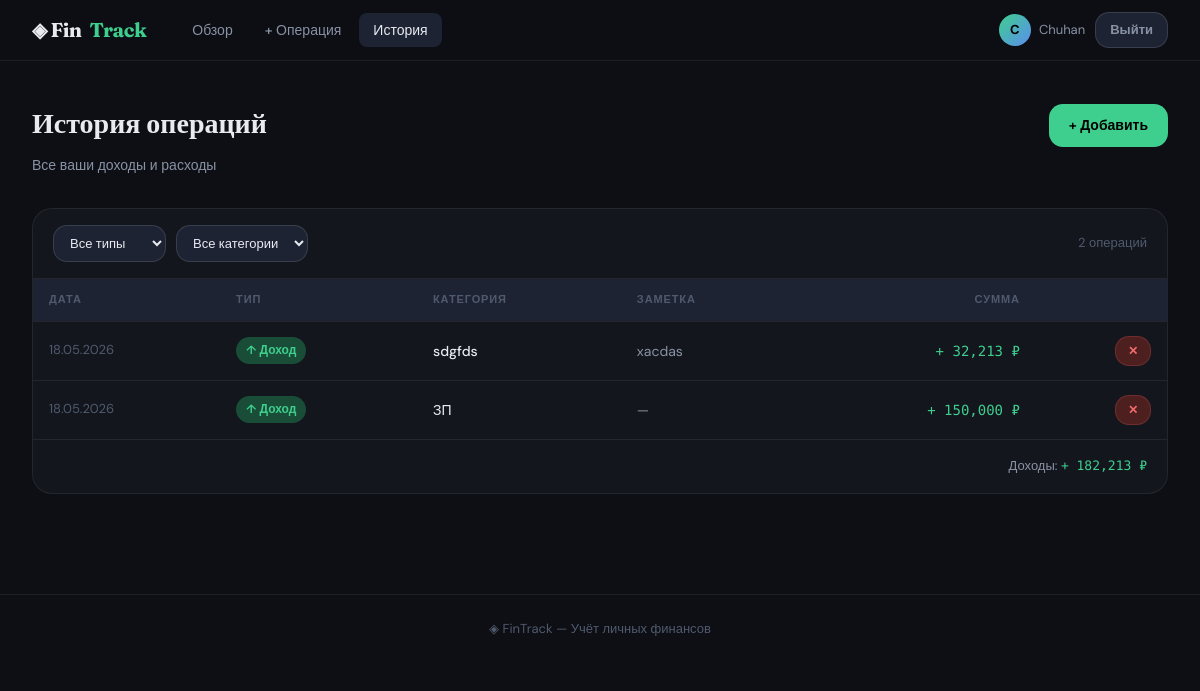
Screenshot of /history (signed in) with the database file from the repository.
### models.py (models this page shows, shortened)
class User(UserMixin, db.Model):
    __tablename__ = 'users'
    id         = db.Column(db.Integer, primary_key=True)
    name       = db.Column(db.String(100), nullable=False)
    email      = db.Column(db.String(150), unique=True, nullable=False)
    password   = db.Column(db.String(256), nullable=False)
    created_at = db.Column(db.Date, default=date.today)
    transactions = db.relationship('Transaction', backref='user', lazy=True, cascade='all, delete-orphan')

class Transaction(db.Model):
    __tablename__ = 'transactions'
    id       = db.Column(db.Integer, primary_key=True)
    user_id  = db.Column(db.Integer, db.ForeignKey('users.id'), nullable=False)
    type     = db.Column(db.String(10), nullable=False)   # 'income' | 'expense'
    category = db.Column(db.String(100), nullable=False)
    amount   = db.Column(db.Float, nullable=False)
    note     = db.Column(db.String(300), default='')
    date     = db.Column(db.Date, default=date.today, nullable=False)
    @property
    def type_label(self):
        return 'Доход' if self.type == 'income' else 'Расход'

### app.py (the view)
@app.route('/history')
@login_required
def history():
    q     = Transaction.query.filter_by(user_id=current_user.id)
    ftype = request.args.get('type', '')
    fcat  = request.args.get('category', '')
    if ftype in ('income', 'expense'):
        q = q.filter_by(type=ftype)
    if fcat:
        q = q.filter_by(category=fcat)
    transactions = q.order_by(Transaction.date.desc(), Transaction.id.desc()).all()
    categories = sorted({t.category for t in Transaction.query.filter_by(user_id=current_user.id).all() if t.category})
    return render_template('history.html', transactions=transactions, categories=categories, ftype=ftype, fcat=fcat)

### app.py (called while the page is built)
@login_manager.user_loader
def load_user(user_id):
    return User.query.get(int(user_id))

### templates/history.html (shortened to what this page needs)
{% extends 'base.html' %}
{% block content %}
<div class="container">
  <div style="display:flex;align-items:center;justify-content:space-between;margin-bottom:4px">
    <div class="page-title">История операций</div>
    <a href="{{ url_for('add_transaction') }}" class="btn btn-primary">+ Добавить</a>
  </div>
  <div class="page-sub">Все ваши доходы и расходы</div>
  <div class="table-wrap">
    <form class="table-filters" method="GET">
      <select class="filter-select" name="type" onchange="this.form.submit()">
        <option value="" {% if not ftype %}selected{% endif %}>Все типы</option>
      </select>
      <select class="filter-select" name="category" onchange="this.form.submit()">
        <option value="" {% if not fcat %}selected{% endif %}>Все категории</option>
      </select>
      <span style="margin-left:auto;font-size:13px;color:var(--text3)">
        {{ transactions|length }} операций
      </span>
    </form>
    {% if transactions %}
    <table>
      <thead>
        <tr>
          <th>Дата</th>
          <th>Тип</th>
          <th>Категория</th>
          <th>Заметка</th>
          <th style="text-align:right">Сумма</th>
          <th></th>
        </tr>
      </thead>
      <tbody>
        {% for tx in transactions %}
        <tr>
          <td style="color:var(--text3);font-size:13px;white-space:nowrap">
            {{ tx.date.strftime('%d.%m.%Y') }}
          </td>
          <td>
            <span class="badge {{ tx.type }}">
              {{ '↑' if tx.type == 'income' else '↓' }} {{ tx.type_label }}
            </span>
          </td>
          <td style="font-weight:500">{{ tx.category }}</td>
          <td style="color:var(--text2);max-width:200px;overflow:hidden;text-overflow:ellipsis;white-space:nowrap">
            {{ tx.note or '—' }}
          </td>
          <td style="text-align:right">
            <span class="amount-cell {{ tx.type }}">
              {{ '+' if tx.type == 'income' else '−' }} {{ '{:,.0f}'.format(tx.amount) }} ₽
            </span>
          </td>
          <td style="text-align:right">
            <form method="POST" action="{{ url_for('delete_transaction', tx_id=tx.id) }}"
              onsubmit="return confirm('Удалить операцию?')">
              <button type="submit" class="btn btn-danger">✕</button>
            </form>
          </td>
        </tr>
        {% endfor %}
      </tbody>
    </table>
    {% set shown_income  = transactions | selectattr('type','eq','income')  | map(attribute='amount') | sum %}
    {% set shown_expense = transactions | selectattr('type','eq','expense') | map(attribute='amount') | sum %}
    <div style="padding:16px 20px;border-top:1px solid var(--border);display:flex;gap:24px;justify-content:flex-end">
      {% if shown_income %}
      <span style="font-size:13px;color:var(--text2)">
        Доходы: <span style="color:var(--green);font-family:var(--mono)">+ {{ '{:,.0f}'.format(shown_income) }} ₽</span>
      </span>
      {% endif %}
    </div>
    {% else %}
    <div class="empty-state">
      <div class="empty-state-icon">📋</div>
      <p>Операций нет{% if ftype or fcat %} с такими фильтрами{% endif %}</p>
      <a href="{{ url_for('add_transaction') }}" class="btn btn-primary">Добавить операцию</a>
    </div>
    {% endif %}
  </div>
</div>
{% endblock %}

### templates/base.html (shortened to what this page needs)
<!DOCTYPE html>
<html lang="ru">
<head>
  <link rel="stylesheet" href="{{ url_for('static', filename='style.css') }}">
</head>
<body>
{% if current_user.is_authenticated %}
<nav class="navbar">
  <div class="navbar-inner">
    <a href="{{ url_for('dashboard') }}" class="navbar-logo">
      ◈ Fin<span>Track</span>
    </a>
    <div class="navbar-links">
      <a href="{{ url_for('dashboard') }}" class="{% if request.endpoint == 'dashboard' %}active{% endif %}">Обзор</a>
      <a href="{{ url_for('add_transaction') }}" class="{% if request.endpoint == 'add_transaction' %}active{% endif %}">+ Операция</a>
      <a href="{{ url_for('history') }}" class="{% if request.endpoint == 'history' %}active{% endif %}">История</a>
    </div>
    <div class="navbar-right">
      <div class="navbar-user">
        <div class="navbar-avatar">{{ current_user.name[0].upper() }}</div>
        {{ current_user.name }}
      </div>
      <a href="{{ url_for('logout') }}" class="btn btn-ghost btn-sm">Выйти</a>
    </div>
  </div>
</nav>
{% endif %}
{% block content %}{% endblock %}
<footer class="footer">
  ◈ FinTrack — Учёт личных финансов
</footer>
</body>
</html>

### static/style.css (style rules this page uses)
:root { --bg: #0d0f14; --bg2: #13161d; --bg3: #1a1e28; --surface: #1e2333; --surface2: #252c3f; --border: rgba(255,255,255,0.07); --border2: rgba(255,255,255,0.12); --text: #e8eaf0; --text2: #8892a4; --text3: #505a6e; --green: #3ecf8e; --green-dim:#1a4d38; --red: #f26b6b; --red-dim: #4d1f1f; --blue: #5b8dee; --gold: #f0c060; --radius: 14px; --radius-lg:20px; --mono: 'DM Mono', monospace; }
*, *::before, *::after { box-sizing: border-box; margin: 0; padding: 0; }
html { scroll-behavior: smooth; }
body { font-family: 'DM Sans', sans-serif; background: var(--bg); color: var(--text); min-height: 100vh; line-height: 1.6; }
a { color: inherit; text-decoration: none; }
input, select, textarea, button { font-family: inherit; }
.navbar { position: sticky; top: 0; z-index: 100; background: rgba(13,15,20,0.85); backdrop-filter: blur(16px); border-bottom: 1px solid var(--border); padding: 0 32px; }
.navbar-inner { max-width: 1200px; margin: 0 auto; display: flex; align-items: center; gap: 32px; height: 60px; }
.navbar-logo { font-family: 'Fraunces', serif; font-size: 20px; font-weight: 700; color: var(--text); letter-spacing: -0.5px; display: flex; align-items: center; gap: 8px; }
.navbar-logo span { color: var(--green); }
.navbar-links { display: flex; align-items: center; gap: 4px; flex: 1; }
.navbar-links a { padding: 6px 14px; border-radius: 8px; font-size: 14px; color: var(--text2); font-weight: 500; transition: color .2s, background .2s; }
.navbar-links a:hover, .navbar-links a.active { color: var(--text); background: var(--surface); }
.navbar-right { margin-left: auto; display: flex; align-items: center; gap: 10px; }
.navbar-user { font-size: 13px; color: var(--text2); display: flex; align-items: center; gap: 8px; }
.navbar-avatar { width: 32px; height: 32px; border-radius: 50%; background: linear-gradient(135deg, var(--green), var(--blue)); display: flex; align-items: center; justify-content: center; font-size: 13px; font-weight: 700; color: #000; }
.btn { display: inline-flex; align-items: center; gap: 8px; padding: 10px 20px; border-radius: var(--radius); font-size: 14px; font-weight: 600; border: none; cursor: pointer; transition: all .2s; }
.btn-primary { background: var(--green); color: #000; }
.btn-ghost { background: var(--surface); color: var(--text2); border: 1px solid var(--border2); }
.btn-danger { background: var(--red-dim); color: var(--red); border: 1px solid rgba(242,107,107,0.2); padding: 6px 12px; font-size: 12px; }
.btn-sm { padding: 7px 14px; font-size: 13px; }
.container { max-width: 1200px; margin: 0 auto; padding: 40px 32px; }
.page-title { font-family: 'Fraunces', serif; font-size: 28px; font-weight: 700; color: var(--text); margin-bottom: 4px; }
.page-sub { font-size: 14px; color: var(--text2); margin-bottom: 32px; }
.table-wrap { background: var(--bg2); border: 1px solid var(--border); border-radius: var(--radius-lg); overflow: hidden; }
.table-filters { padding: 16px 20px; border-bottom: 1px solid var(--border); display: flex; gap: 10px; flex-wrap: wrap; align-items: center; }
.filter-select { background: var(--surface); border: 1px solid var(--border2); border-radius: var(--radius); padding: 8px 12px; font-size: 13px; color: var(--text); outline: none; cursor: pointer; }
table { width: 100%; border-collapse: collapse; }
thead th { background: var(--surface); padding: 12px 16px; font-size: 11px; font-weight: 600; letter-spacing: 0.08em; text-transform: uppercase; color: var(--text3); text-align: left; }
tbody td { padding: 14px 16px; border-top: 1px solid var(--border); font-size: 14px; vertical-align: middle; }
.badge { display: inline-flex; align-items: center; gap: 5px; padding: 4px 10px; border-radius: 100px; font-size: 12px; font-weight: 600; }
.badge.income { background: var(--green-dim); color: var(--green); }
.amount-cell { font-family: var(--mono); font-weight: 500; }
.amount-cell.income { color: var(--green); }
.footer { border-top: 1px solid var(--border); padding: 24px 32px; text-align: center; font-size: 13px; color: var(--text3); margin-top: 60px; }

### rows the page displays
User: name "C", name "Chuhan"
Transaction: date "18.05.2026", type "↑", type_label "Доход", category "sdgfds", note "xacdas", type "+", amount "32,213"
Transaction: date "18.05.2026", type "↑", type_label "Доход", category "ЗП", note "—", type "+", amount "150,000"

### other values shown
{{ transactions|length }} "2"
{{ '{:,.0f}'.format(shown_income) }} "182,213"
